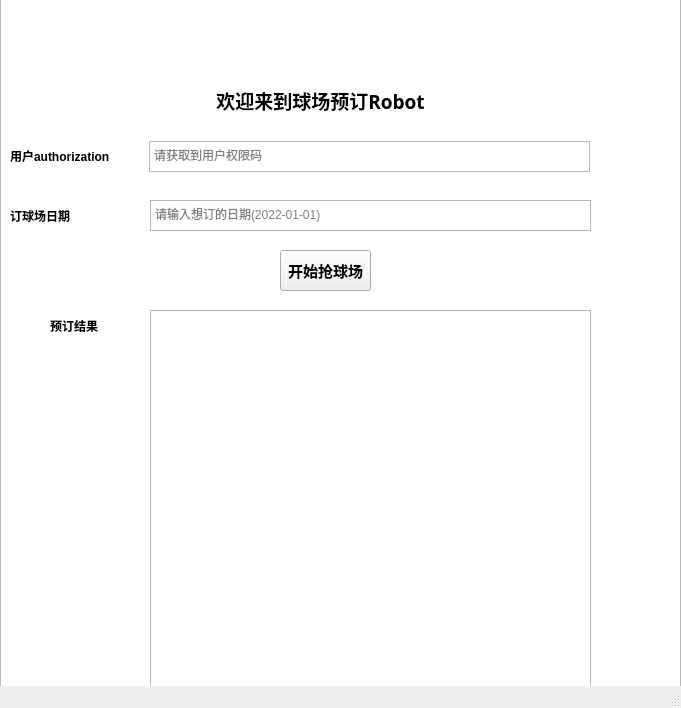
<?xml version="1.0" encoding="UTF-8"?>
<ui version="4.0">
 <class>MainWindow</class>
 <widget class="QMainWindow" name="MainWindow">
  <property name="geometry">
   <rect>
    <x>0</x>
    <y>0</y>
    <width>681</width>
    <height>708</height>
   </rect>
  </property>
  <property name="windowTitle">
   <string>球场Robot</string>
  </property>
  <property name="autoFillBackground">
   <bool>false</bool>
  </property>
  <property name="styleSheet">
   <string notr="true">backgroud-color: white</string>
  </property>
  <widget class="QWidget" name="centralwidget">
   <widget class="QLabel" name="label">
    <property name="geometry">
     <rect>
      <x>10</x>
      <y>140</y>
      <width>117</width>
      <height>31</height>
     </rect>
    </property>
    <property name="font">
     <font>
      <weight>75</weight>
      <bold>true</bold>
     </font>
    </property>
    <property name="text">
     <string>用户authorization</string>
    </property>
   </widget>
   <widget class="QLabel" name="label_2">
    <property name="geometry">
     <rect>
      <x>10</x>
      <y>190</y>
      <width>101</width>
      <height>51</height>
     </rect>
    </property>
    <property name="font">
     <font>
      <weight>75</weight>
      <bold>true</bold>
     </font>
    </property>
    <property name="text">
     <string>订球场日期</string>
    </property>
   </widget>
   <widget class="QPlainTextEdit" name="plainTextEdit">
    <property name="geometry">
     <rect>
      <x>149</x>
      <y>141</y>
      <width>441</width>
      <height>31</height>
     </rect>
    </property>
    <property name="placeholderText">
     <string>请获取到用户权限码</string>
    </property>
   </widget>
   <widget class="QPlainTextEdit" name="plainTextEdit_2">
    <property name="geometry">
     <rect>
      <x>150</x>
      <y>200</y>
      <width>441</width>
      <height>31</height>
     </rect>
    </property>
    <property name="placeholderText">
     <string>请输入想订的日期(2022-01-01)</string>
    </property>
   </widget>
   <widget class="QLabel" name="label_3">
    <property name="geometry">
     <rect>
      <x>190</x>
      <y>70</y>
      <width>261</width>
      <height>61</height>
     </rect>
    </property>
    <property name="font">
     <font>
      <family>Agency FB</family>
      <pointsize>14</pointsize>
      <weight>75</weight>
      <bold>true</bold>
     </font>
    </property>
    <property name="layoutDirection">
     <enum>Qt::LeftToRight</enum>
    </property>
    <property name="text">
     <string>欢迎来到球场预订Robot</string>
    </property>
    <property name="alignment">
     <set>Qt::AlignCenter</set>
    </property>
   </widget>
   <widget class="QLabel" name="label_4">
    <property name="geometry">
     <rect>
      <x>290</x>
      <y>20</y>
      <width>61</width>
      <height>51</height>
     </rect>
    </property>
    <property name="sizePolicy">
     <sizepolicy hsizetype="Ignored" vsizetype="Ignored">
      <horstretch>0</horstretch>
      <verstretch>0</verstretch>
     </sizepolicy>
    </property>
    <property name="text">
     <string/>
    </property>
    <property name="pixmap">
     <pixmap>../../../../../apple的文档/唯美图片/小软件/robot.png</pixmap>
    </property>
    <property name="scaledContents">
     <bool>true</bool>
    </property>
   </widget>
   <widget class="QPushButton" name="pushButton">
    <property name="geometry">
     <rect>
      <x>280</x>
      <y>250</y>
      <width>91</width>
      <height>41</height>
     </rect>
    </property>
    <property name="font">
     <font>
      <pointsize>11</pointsize>
      <weight>75</weight>
      <bold>true</bold>
     </font>
    </property>
    <property name="text">
     <string>开始抢球场</string>
    </property>
   </widget>
   <widget class="QPlainTextEdit" name="plainTextEdit_3">
    <property name="geometry">
     <rect>
      <x>150</x>
      <y>310</y>
      <width>441</width>
      <height>561</height>
     </rect>
    </property>
   </widget>
   <widget class="QLabel" name="label_5">
    <property name="geometry">
     <rect>
      <x>50</x>
      <y>320</y>
      <width>54</width>
      <height>12</height>
     </rect>
    </property>
    <property name="font">
     <font>
      <weight>75</weight>
      <bold>true</bold>
     </font>
    </property>
    <property name="text">
     <string>预订结果</string>
    </property>
   </widget>
   <widget class="QListView" name="listView">
    <property name="geometry">
     <rect>
      <x>0</x>
      <y>-10</y>
      <width>681</width>
      <height>941</height>
     </rect>
    </property>
    <property name="styleSheet">
     <string notr="true">background-image: url(:/lindan_white.png)</string>
    </property>
   </widget>
   <zorder>listView</zorder>
   <zorder>label</zorder>
   <zorder>label_2</zorder>
   <zorder>plainTextEdit</zorder>
   <zorder>plainTextEdit_2</zorder>
   <zorder>label_3</zorder>
   <zorder>label_4</zorder>
   <zorder>pushButton</zorder>
   <zorder>plainTextEdit_3</zorder>
   <zorder>label_5</zorder>
  </widget>
  <widget class="QStatusBar" name="statusbar"/>
 </widget>
 <resources>
  <include location="image_all.qrc"/>
 </resources>
 <connections/>
</ui>
